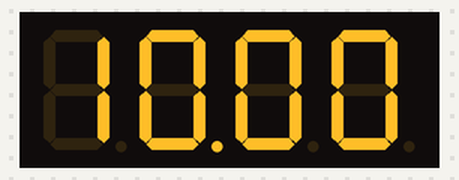
A sketch run on a simulated Arduino Uno, built with avr-gcc and run on an emulated ATmega328P. On the bench: 4-digit seven-segment display.

Above: at 0.19 s.
At 4.32 s:
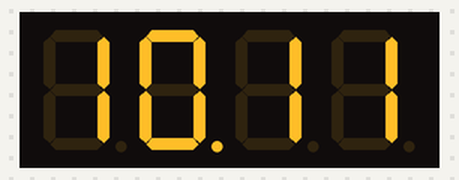
At 9.57 s:
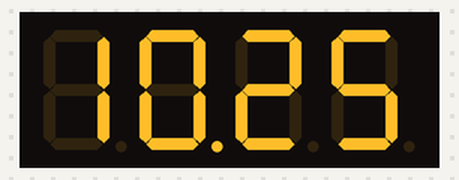
At 19.34 s:
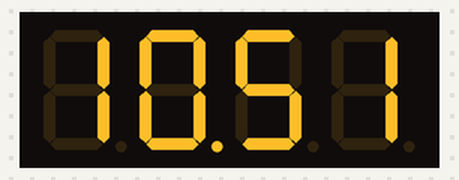
At 29.47 s:
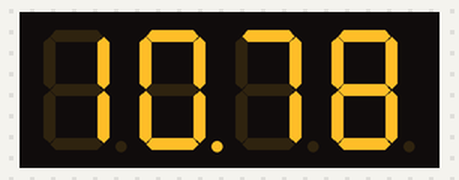
At 39.6 s:
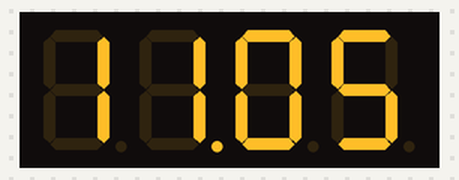

The sketch:

multiple_7_segment.ino
```cpp
#include "SevSeg.h"

SevSeg sevseg; //Initiate a seven segment controller object

void setup() {

byte numDigits = 4;

byte digitPins[] = {2, 3, 4, 5};

byte segmentPins[] = {6, 7, 8, 9, 10, 11, 12, 13};

sevseg.begin(COMMON_CATHODE, numDigits, digitPins, segmentPins);

sevseg.setBrightness(90);

}

void loop() {

for(int i=1000;i<5000;i++){
  for(int j =0;j<1000;j++){
    sevseg.setNumber(i, 2);
    sevseg.refreshDisplay();
    }

  }
}
```
